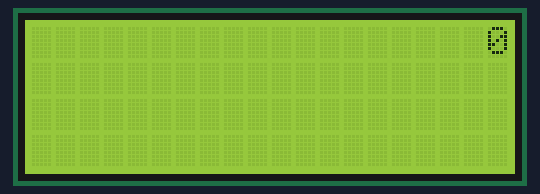
Bench run of a sketch on a simulated Arduino Uno, built with avr-gcc and run on an emulated ATmega328P. Parts: 20×4 character LCD.

Above: at 0.1 s.
At 1.1 s:
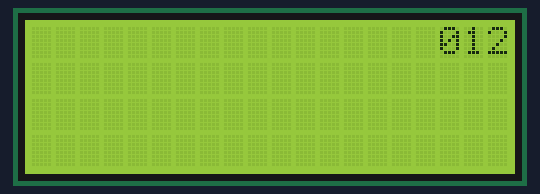
At 1.6 s:
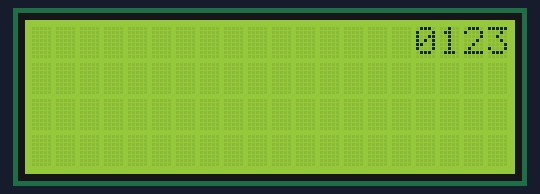
At 2.6 s:
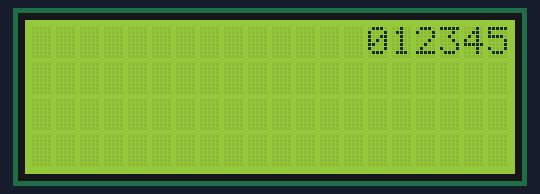
At 4.1 s:
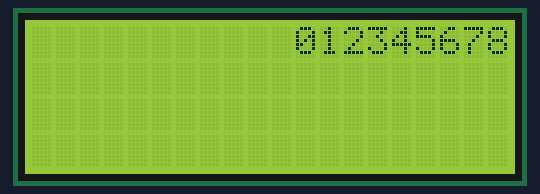
At 5.6 s:
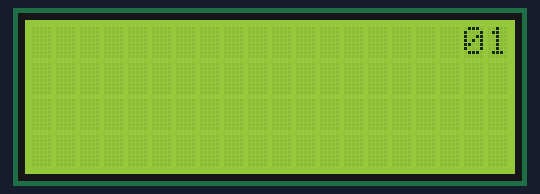

Measured:
- by itself, everything shown: repeats every 5.0 s, in 11 steps
- what the display in image 1 shows lasts 0.5 s, from 1.1 s to 1.6 s

The sketch:

2.x4_LCD_Display_I2C.ino
```cpp
// Include the libraries:
// LiquidCrystal_I2C.h: https://github.com/johnrickman/LiquidCrystal_I2C
#include <Wire.h> // Library for I2C communication
#include <LiquidCrystal_I2C.h> // Library for LCD

// Wiring: SDA pin is connected to A4 and SCL pin to A5.
// Connect to LCD via I2C, default address 0x27 (A0-A2 not jumpered)
LiquidCrystal_I2C lcd = LiquidCrystal_I2C(0x27, 20, 4); // Change to (0x27,20,4) for 20x4 LCD.

void setup() {
  // Initiate the LCD:
  lcd.init();
  lcd.backlight();
//  lcd.print("Hello World.!!");
}

void loop() {
  // Print 'Hello World!' on the first line of the LCD:
//  lcd.setCursor(0, 0); // Set the cursor on the third column and first row.
//  lcd.print("Hello World!"); // Print the string "Hello World!"
//  lcd.setCursor(2, 1); //Set the cursor on the third column and the second row (counting starts at 0!).
//  lcd.print("LCD tutorial");
//  lcd.setCursor(3, 4);
//  lcd.print("Faku");
//  lcd.setCursor(2, 3);
//  lcd.print("Okkkkkkkk");
//  lcd.clear();
//  lcd.print("Monday");
//  delay(2000);
//  lcd.clear();
//  lcd.print("13:45");
//  delay(2000);
//  lcd.cursor();
//  delay(500);
//  lcd.noCursor();
//  delay(500);
//  lcd.blink();
//  delay(500);
//  lcd.noBlink();
//  delay(200);
//  lcd.display();
//  delay(2000);
//  lcd.noDisplay();
//  delay(2000);
//  lcd.scrollDisplayLeft();
//  lcd.scrollDisplayRight();
//  delay(500);
  lcd.autoscroll();
//  lcd.scrollDisplayRight();
  lcd.setCursor(20, 0);
  for (int x = 0; x < 10; x++) {
    lcd.print(x);
    delay(500);
  }
  lcd.clear();
}
```
